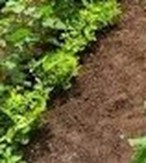
#> input picture 1C.jpg, 146 x 163 px, found by its file name
$ python q1.py
#> lines starting #> are read from the running program, lines starting #| are printed output that depends on the picture; after the words box and inside, x2 and y2 are one past the last pixel; in counts of white or black regions, pixels touching at a corner belong together
import cv2 as cv
import numpy as np
import matplotlib.pyplot as plt

# Load the cropped image (Fig 1c)
img = cv.imread("1C.jpg", cv.IMREAD_GRAYSCALE)
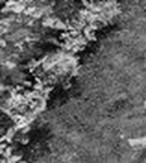
#> img: shape (163, 146); min 0, max 242, mean 98.5

# Apply Canny edge detector
edges = cv.Canny(img, 550, 690)
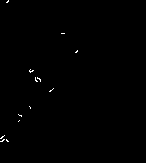
#> edges: shape (163, 146); 0.31% white in thin lines or dots, all inside (x1, y1, x2, y2) = (0, 0, 78, 142)

# Extract edge coordinates (given in the assignment)
indices = np.where(edges != [0])
#> indices = 73 positions, rows 0 to 141, columns 0 to 77

x = indices[1]
#> x = 73 values, max 77 at index 9, min 0 at index 59, mean 28.68
y = indices[0]
#> y = 73 values from 0 to 141

# Display the images
plt.figure(figsize=(10,5))

# Original image
plt.subplot(1,2,1)
plt.imshow(img, cmap='gray')
plt.title("Original Image")
plt.axis("off")

# Edge image
plt.subplot(1,2,2)
plt.imshow(edges, cmap='gray')
plt.title("Canny Edge Detection")
plt.axis("off")

plt.show()
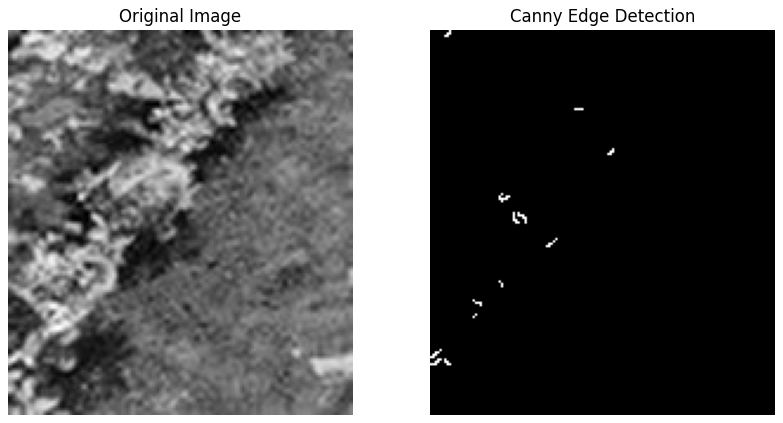
#> figure drawn by matplotlib, 2 panels

$ run again, with 1(a).png saved as 1C.jpg
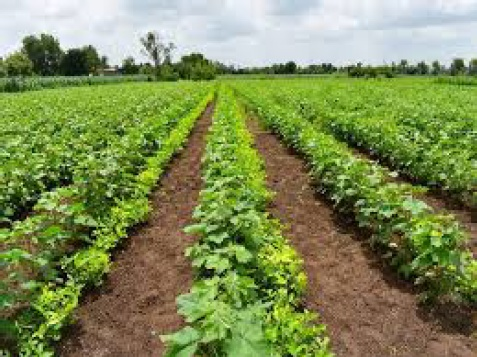
#> input picture 1(a).png, 477 x 357 px, found by its file name
#> `edges = cv.Canny(img, 550, 690)`:
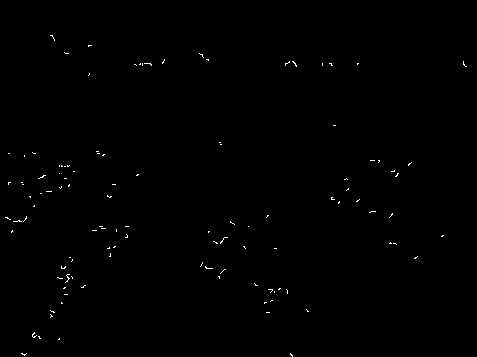
#> edges: shape (357, 477); 0.32% white in thin lines or dots, all inside (x1, y1, x2, y2) = (5, 35, 467, 357)
#> indices = 544 positions, rows 35 to 356, columns 5 to 466
#> x = 544 values, max 466 at index 91, min 5 at index 260, mean 175.7
#> y = 544 values from 35 to 356
#> `plt.show()`:
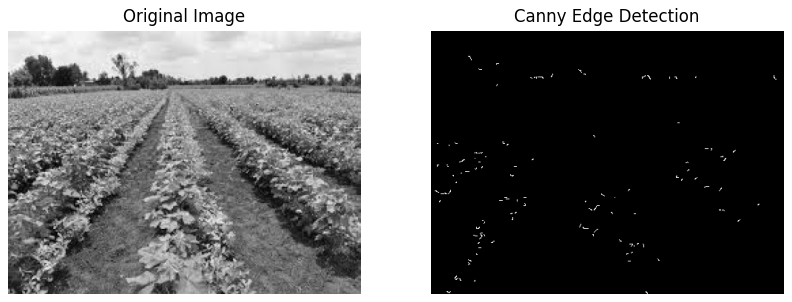
#> figure drawn by matplotlib, 2 panels
